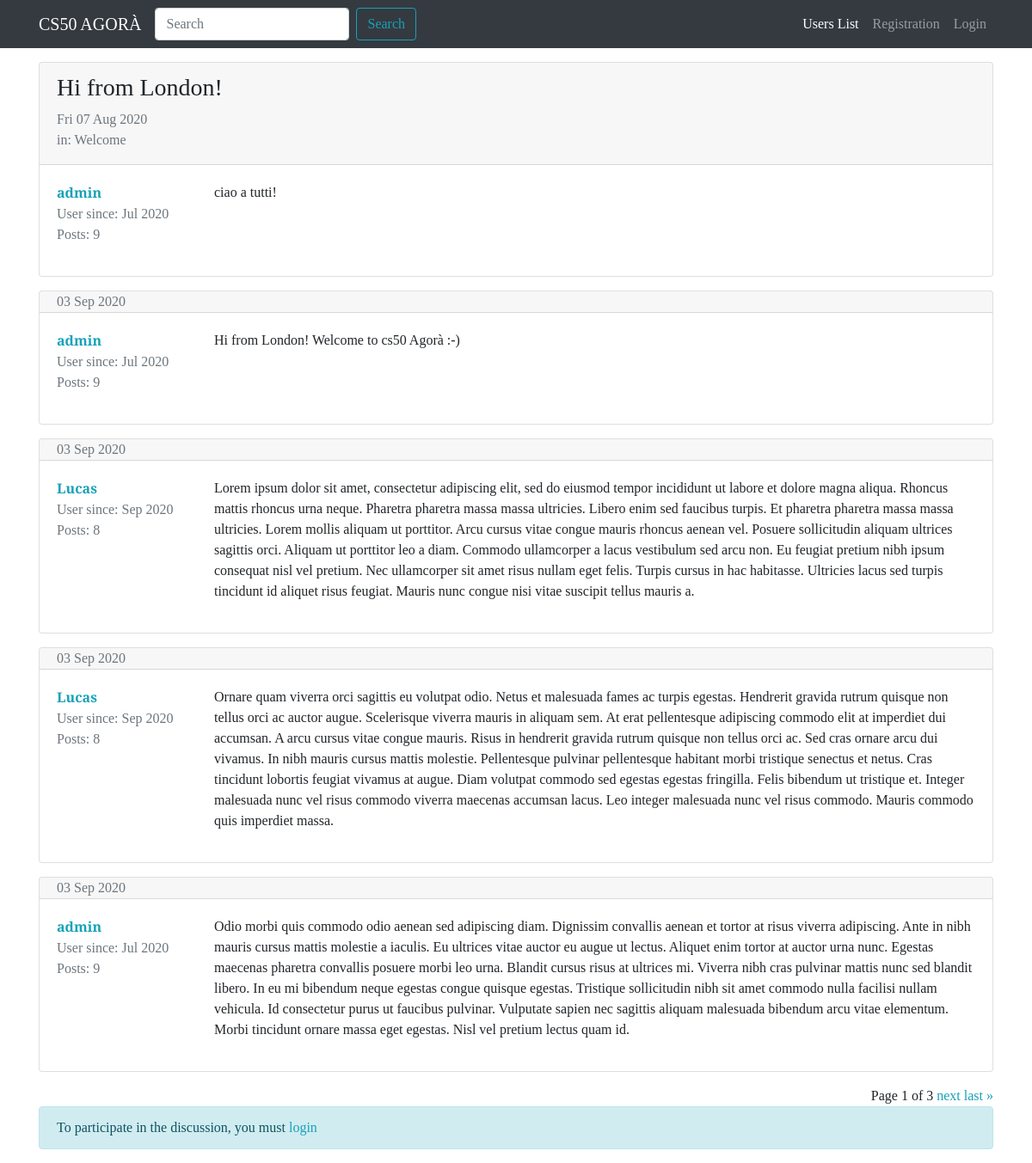
The app's page /forum/topic/11/ with its own data.
### forum/models.py (models this page shows, shortened)
class Topic(models.Model):
    title = models.CharField(max_length=120)
    creation_date = models.DateTimeField(auto_now_add=True)
    topic_author = models.ForeignKey(
        User, on_delete=models.CASCADE, related_name="topics"
    )
    topic_section = models.ForeignKey(Section, on_delete=models.CASCADE)
    class Meta:
        verbose_name = "Topic"
        verbose_name_plural = "Topics"

class Post(models.Model):
    post_author = models.ForeignKey(
        User, on_delete=models.CASCADE, related_name="posts"
    )
    content = models.TextField()
    creation_date = models.DateTimeField(auto_now_add=True)
    topic = models.ForeignKey(Topic, on_delete=models.CASCADE)
    class Meta:
        verbose_name = "Post"
        verbose_name_plural = "Posts"

class Section(models.Model):
    section_name = models.CharField(max_length=80)
    description = models.CharField(max_length=150, blank=True, null=True)
    logo_section = models.ImageField(blank=True, null=True)
    def __str__(self):
        return self.section_name
    class Meta:
        verbose_name = "Section"
        verbose_name_plural = "Sections"

### forum/views.py (the view)
# urls.py: path("topic/<int:pk>/", views.viewTopic, name="view_topic"),
def viewTopic(request, pk):
    topic = get_object_or_404(Topic, pk=pk)
    posts_topic = Post.objects.filter(topic=topic)
    paginator = Paginator(posts_topic, 5)
    page = request.GET.get("page")
    posts = paginator.get_page(page)
    answer_form = PostModelForm()
    context = {"topic": topic, "posts_topic": posts, "answer_form": answer_form}
    return render(request, "forum/individual_topic.html", context)

### forum/forms.py
class PostModelForm(forms.ModelForm):
    class Meta:
        model = Post
        fields = ["content"]
        widgets = {"content": forms.Textarea(attrs={"rows": "5"})}
        labels = {"content": "Text"}

### forum/templates/forum/individual_topic.html (shortened to what this page needs)
{% extends 'base.html' %}
{% load crispy_forms_tags %}
{% block content %}
{% for post in posts_topic %}
<div class="card my-3">
    {% if forloop.first and not "page" in request.get_full_path %}
    <div class="card-header pb-0">
        <h3>{{ topic.title }}</h3>
        <p class="text-muted">{{ topic.creation_date|date:"D d M Y" }}
            <br>in: {{ topic.topic_section }}</p>
    </div>
    {% else %}
    <div class="card-header py-0">
        <p class="text-muted mb-0">
            {{ post.creation_date|date:"d M Y" }}
        </p>
    </div>
    {% endif %}
    <div class="card-body">
        <div class="row">
            <div class="col-xl-2 col-4">
                <p class="mb-0"><a
                        href="{% url 'user_profile' username=post.post_author.username %}"><strong>{{ post.post_author }}</strong></a>
                </p>
                <p class="text-muted mb-0">User since: {{ post.post_author.date_joined|date:"M Y" }}</p>
                <p class="text-muted">Posts: {{ post.post_author.posts.count }}</p>
            </div>
            <div class="col-xl-10 col-8">
                <p class="my-0">{{ post.content|linebreaks }}</p>
            </div>
        </div>
    </div>
</div>
{% endfor %}
<div class="text-right">
    <span class="step-links">
        <span class="current">
            Page {{ posts_topic.number }} of {{ posts_topic.paginator.num_pages }}
        </span>
        {% if posts_topic.has_next %}
        <a href="?page={{ posts_topic.next_page_number }}">next</a>
        <a href="?page={{ posts_topic.paginator.num_pages }}">last &raquo;</a>
        {% endif %}
    </span>
</div>
{% if request.user.is_authenticated %}
{% include 'forum/answer_form.html' %}
{% else %}
<div class="alert alert-info" role="alert">
    To participate in the discussion, you must <a href="{% url 'login' %}?next={{ request.get_full_path }}">login</a>
</div>
{% endif %}
{% endblock content %}

### static-storage/css/agora.css (style rules this page uses)
body { font-family: 'Slabo 27px', serif; }
a, a:hover { color: #17a2b8; }

### records on screen
Post: post_author "admin", post_author.date_joined "Jul 2020", post_author.posts.count "9", content "ciao a tutti!"
Topic: title "Hi from London!", creation_date "Fri 07 Aug 2020", topic_section "Welcome"
Post: creation_date "03 Sep 2020", post_author "admin", post_author.date_joined "Jul 2020", post_author.posts.count "9", content "Hi from London! Welcome to cs50 Agorà :-)"
Post: creation_date "03 Sep 2020", post_author "Lucas", post_author.date_joined "Sep 2020", post_author.posts.count "8", content "Lorem ipsum dolor sit amet, consectetur adipiscing elit, sed do eiusmod tempor incididunt ut labore et dolore magna aliqua. Rhoncus mattis rhoncus urna neque. Pharetra pharetra massa massa ultricies. Libero enim sed faucibus turpis. Et pharetra pharetra massa massa ultricies. Lorem mollis aliquam ut porttitor. Arcu cursus vitae congue mauris rhoncus aenean vel. Posuere sollicitudin aliquam ultrices sagittis orci. Aliquam ut porttitor leo a diam. Commodo ullamcorper a lacus vestibulum sed arcu non. Eu feugiat pretium nibh ipsum consequat nisl vel pretium. Nec ullamcorper sit amet risus nullam eget felis. Turpis cursus in hac habitasse. Ultricies lacus sed turpis tincidunt id aliquet risus…"
Post: creation_date "03 Sep 2020", post_author "Lucas", post_author.date_joined "Sep 2020", post_author.posts.count "8", content "Ornare quam viverra orci sagittis eu volutpat odio. Netus et malesuada fames ac turpis egestas. Hendrerit gravida rutrum quisque non tellus orci ac auctor augue. Scelerisque viverra mauris in aliquam sem. At erat pellentesque adipiscing commodo elit at imperdiet dui accumsan. A arcu cursus vitae congue mauris. Risus in hendrerit gravida rutrum quisque non tellus orci ac. Sed cras ornare arcu dui vivamus. In nibh mauris cursus mattis molestie. Pellentesque pulvinar pellentesque habitant morbi tristique senectus et netus. Cras tincidunt lobortis feugiat vivamus at augue. Diam volutpat commodo sed egestas egestas fringilla. Felis bibendum ut tristique et. Integer malesuada nunc vel risus…"
Post: creation_date "03 Sep 2020", post_author "admin", post_author.date_joined "Jul 2020", post_author.posts.count "9", content "Odio morbi quis commodo odio aenean sed adipiscing diam. Dignissim convallis aenean et tortor at risus viverra adipiscing. Ante in nibh mauris cursus mattis molestie a iaculis. Eu ultrices vitae auctor eu augue ut lectus. Aliquet enim tortor at auctor urna nunc. Egestas maecenas pharetra convallis posuere morbi leo urna. Blandit cursus risus at ultrices mi. Viverra nibh cras pulvinar mattis nunc sed blandit libero. In eu mi bibendum neque egestas congue quisque egestas. Tristique sollicitudin nibh sit amet commodo nulla facilisi nullam vehicula. Id consectetur purus ut faucibus pulvinar. Vulputate sapien nec sagittis aliquam malesuada bibendum arcu vitae elementum. Morbi tincidunt ornare…"

### other values on screen
{{ posts_topic.number }} "1"
{{ posts_topic.paginator.num_pages }} "3"
